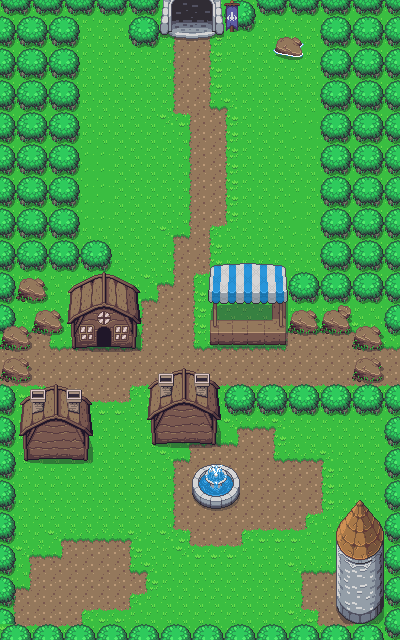

Tiled map render using the project's own tile images. Description and the map definition, with tile-layer contents summarised, below:
An orthogonal 25x40 tile map with 16x16 px tiles, 3 tile layers (Ground, Collisions, AbovePlayer), 2 tilesets and 44 objects.

<map version="1.10" tiledversion="1.10.2" orientation="orthogonal" renderorder="left-down" width="25" height="40" tilewidth="16" tileheight="16" infinite="0" nextlayerid="6" nextobjectid="90">
 <tileset firstgid="1" source="Overworld.tsx" />
 <tileset firstgid="1441" source="PathtoCloudKingdom.tsx" />
 <layer id="1" name="Ground" width="25" height="40">
  <data>[1000 cells, 1000 non-empty, 15 distinct tile ids]</data>
 </layer>
 <layer id="2" name="Collisions" width="25" height="40">
  <data>[1000 cells, 419 non-empty, 107 distinct tile ids]</data>
 </layer>
 <layer id="5" name="AbovePlayer" width="25" height="40">
  <data>[1000 cells, 75 non-empty, 47 distinct tile ids]</data>
 </layer>
 <objectgroup id="4" name="Collision Mask">
  <object id="6" x="23" y="400" width="65" height="60.5" />
  <object id="8" x="206.5" y="317.5" width="81" height="27" />
  <object id="9" x="275" y="289.5" width="11" height="41" />
  <object id="10" x="220" y="384" width="180" height="30.6667" />
  <object id="13" x="360.333" y="500.667">
   <polygon points="0,0 -23.6667,27.6667 -23.6667,107 -20.3333,113.333 -8,122 2,122.333 15.3333,117.333 21.6667,109 21.6667,108.333 24.3333,105.333 22.6667,26.3333" />
  </object>
  <object id="14" x="384" y="415.333" width="16.6667" height="224" />
  <object id="15" x="-2.66667" y="626.667" width="403.333" height="13.3333" />
  <object id="17" x="0.666667" y="0" width="159.333" height="16" />
  <object id="18" x="224.667" y="0" width="175.333" height="16" />
  <object id="19" x="385.5" y="2" width="11.8333" height="327.333" />
  <object id="20" x="386.727" y="316.727" width="13.0909" height="71.1364" />
  <object id="21" x="385.545" y="329.182" width="2.72727" height="5.18182" />
  <object id="24" x="284" y="37" width="6.375" height="10.875" />
  <object id="25" x="291.75" y="36.625" width="9.375" height="10.375" />
  <object id="26" x="285.125" y="46.5" width="16.875" height="9.25" />
  <object id="27" x="274.75" y="44.25" width="9.875" height="9.125" />
  <object id="28" x="276.375" y="37.75" width="13" height="7.25" />
  <object id="29" x="289.75" y="38.125" width="3" height="1.375" />
  <object id="41" x="337.818" y="305.273" width="12.9091" height="12" />
  <object id="46" x="128.25" y="15.5" width="33" height="32" />
  <object id="47" x="223.75" y="16" width="31.75" height="15.5" />
  <object id="51" x="-1.33333" y="383.333" width="14" height="255.333" />
  <object id="52" x="0.666667" y="1.33333" width="13.3333" height="382" />
  <object id="53" x="70" y="272" width="66" height="19" />
  <object id="56" x="23" y="435.625">
   <polygon points="0,0 -3.75,0.625 -4.25,-1.75 -2.75,-1.625 -1.90909,-21.7159 -0.818182,-21.9886 -1,-30.625 -3,-30.7159 -3,-32.5341 5,-39.9886 6.72727,-40.0795 6.81818,-45.625 8.09091,-46.7159 20.2727,-46.7159 30.9091,-50.7159 31.8182,-51.8068 34.0909,-51.5341 36.4545,-49.7159 45,-46.875 58.0625,-46.6875 59.0625,-45.4375 58.9375,-39.9375 62.5625,-38.75 68.75,-32.625 68.9375,-30.75 66.875,-30.75 69.7273,-0.715909 69.7273,0.193182" />
  </object>
  <object id="57" x="213.5" y="317.75">
   <polygon points="0,0 0,-16 -3.5,-15.25 -5.75,-19.75 -3,-52.5 43.75,-55 71.5,-52.75 73.75,-17.25 73,-0.25" />
  </object>
  <object id="59" x="208.333" y="259.667" width="78.3333" height="34.6667" />
  <object id="60" x="160.333" y="-0.666667" width="11.3333" height="34.6667" />
  <object id="61" x="212.333" y="-0.666667" width="11" height="33.6667" />
  <object id="62" x="147.333" y="368.333" width="70" height="75.3333" />
  <object id="65" x="16" y="272" width="31.3333" height="29.6667" />
  <object id="66" x="14.3333" y="270.333" width="56.3333" height="76.6667" />
  <object id="70" x="9.33333" y="330" width="22" height="69.3333" />
  <object id="73" x="282" y="305.333" width="72" height="27.3333" />
  <object id="74" x="355.333" y="321.333" width="30.6667" height="61.3333" />
  <object id="76" x="14.6667" y="17.3333" width="64.6667" height="252.667" />
  <object id="77" x="82" y="238" width="28.6667" height="32" />
  <object id="78" x="288" y="273.333" width="32.6667" height="32.6667" />
  <object id="79" x="320" y="16.6667" width="64" height="284.667" />
  <object id="85" x="192.75" y="487.25">
   <polygon points="0,0 4.5,6.75 14,12.75 20.25,13.5 29.25,13.75 37,10.75 43.5,5.5 46.5,-1.25 46.5,-9 40.75,-17.25 33.5,-20.75 24.25,-23 10,-20.75 3.5,-14.75 0,-8" />
  </object>
  <object id="86" x="110.667" y="292" width="26" height="54.3333" />
  <object id="87" x="136" y="287.333" width="6" height="35.6667" />
  <object id="88" x="68.3333" y="290" width="28" height="58.3333" />
  <object id="89" x="98" y="293.667" width="11" height="32" />
 </objectgroup>
</map>
